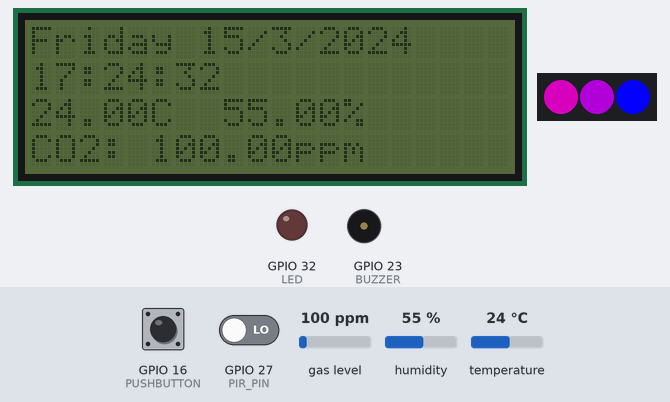
Simulated run of this program. Board: ESP32. Parts: 20×4 character LCD, 3 RGB LEDs in strip order, left to right, output pins drawn as LEDs (lit = HIGH), buzzer (waves = sounding, pin HIGH). The inputs (shaded band) are chosen by the test bench; at power-on: humidity 55 %, temperature 24 °C, GPIO 16 (PUSHBUTTON) LOW, GPIO 27 (PIR_PIN) LOW, gas level 100 ppm. WiFi joins after 1.5 s; servers stay silent unless stated; network time is answered at once with the bench clock; the local clock reads 2024-03-15 10:24:30 at power-on unless the program sets it; random numbers use the default seed unless the program sets one; EEPROM starts erased; no MQTT or app messages arrive unless stated; what the program prints to the serial monitor is not drawn.

Above: at 2.8 s.
2.9 s: humidity set to 22 %
At 3.9 s:
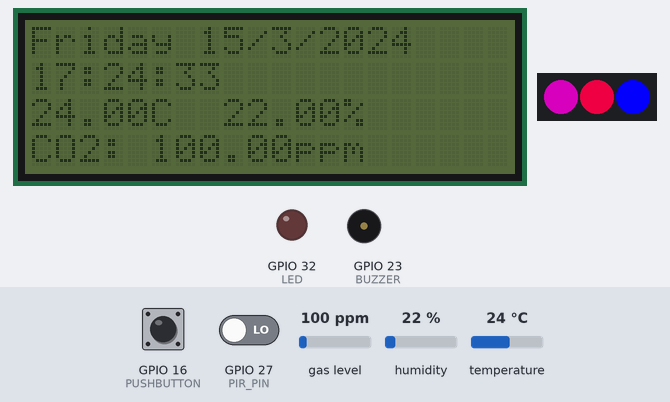
5.9 s: temperature set to 33 °C
At 6.5 s:
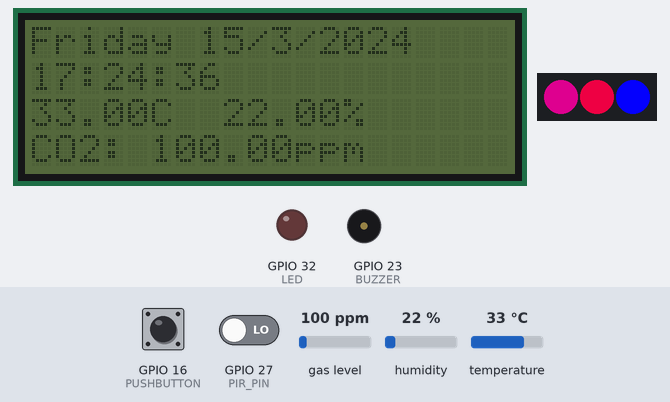
8.6 s: humidity set to 40 %
At 10.0 s:
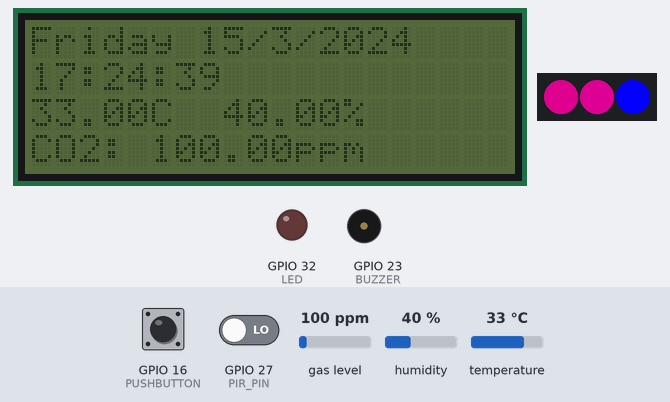
11.6 s: temperature set to 12 °C
At 12.8 s:
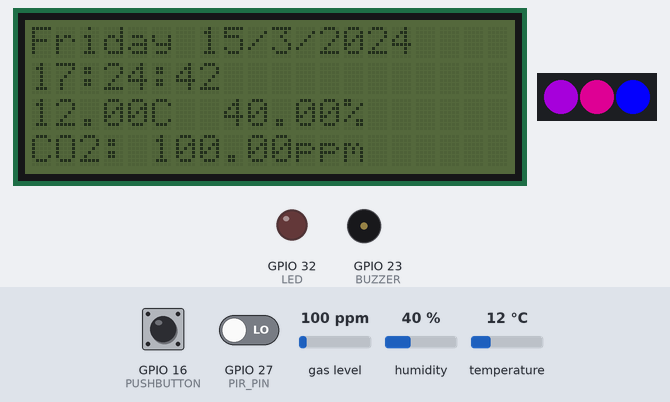
14.6 s: temperature set to 0 °C
At 15.9 s:
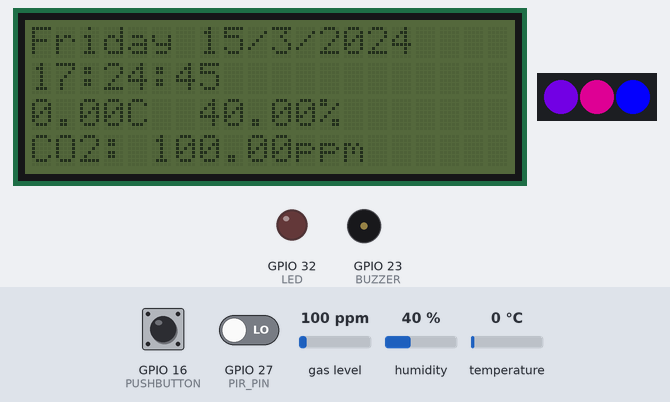
17.6 s: humidity set to 68 %
At 18.9 s:
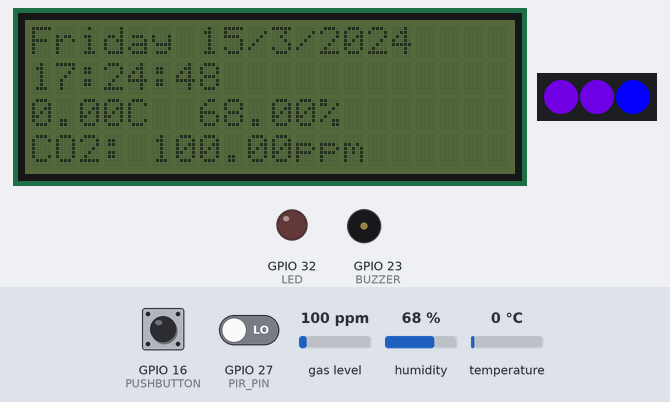
Timing chart, 0 to 20.6 s (numbered marks = the images above; inputs shaded):
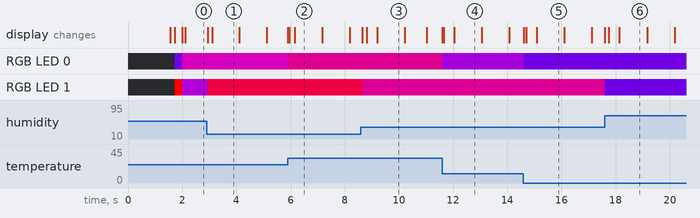

Measured:
- what the display in image 1 shows lasts 1.0 s, from 3.1 s to 4.1 s

The program:

main.cpp
```cpp
#include "wifi.hpp"
#include "screen.hpp"
#include "rtc.hpp"
#include "sensors.hpp"
#include "mqtt.hpp"
#include "neopixel.hpp"
#include "ir.hpp"
#include "settings.hpp"
#include "buzzer.hpp"

#define PUSHBUTTON 16
#define LED 32
#define buttonInterval 50

int lastButtonUpdate = 0;

void checkButtonTrigger() {
  if (millis() - lastButtonUpdate > buttonInterval) {
    if (digitalRead(PUSHBUTTON) == HIGH) {
      lastButtonUpdate = millis();
      toneBuzzer(1000, 150);
      sendIR(Settings::instance().brand());
    }
  }
}

SensorData data{
  .temperature = 0,
  .humidity = 0,
  .co2 = 0,
  .presence = false
};

void setup() {
  Serial.begin(9600);

  connectWifi();
  connectMqtt();

  Wire.begin();

  pinMode(LED, OUTPUT);
  pinMode(PUSHBUTTON, INPUT);

  initBuzzer();
  initDisplay();
  initSensors();
  initRTC();
  initNeoPixel();
  initIR();
  Serial.println("Setup done!");
}

void loop() {
  updateMqtt();
  readSensors(data);
  auto timestamp = readRTC();
  refreshDisplay(timestamp, data);
  sendSensorData(timestamp, data);
  sendSettings();
  digitalWrite(LED, data.presence);
  updateNeoPixel(data);
  checkAlarmTime(timestamp);
  checkButtonTrigger();
}
```

buzzer.cpp
```cpp
#include <Arduino.h>
#include <RTClib.h>
#include "buzzer.hpp"
#include "settings.hpp"

#define BUZZER 23

const int melody[] = {262, 294, 330, 349, 392, 440, 494, 523};
const int noteDurations[] = {500, 500, 500, 500, 500, 500, 500, 500};

const int interval = 500;
int lastCheckAlarm = 0;
bool _alarmSwitch = false;

void initBuzzer() {
  ledcSetup(0, 5000, 8);
  ledcAttachPin(BUZZER, 0);
  pinMode(BUZZER, OUTPUT);
}

void _playAlarm() {
  for (int i = 0; i < 8; i++) {
    tone(BUZZER, melody[i], noteDurations[i]);
    delay(50);
    noTone(BUZZER);
  }
}

void toneBuzzer(int frequency, int duration) {
    tone(BUZZER, frequency, duration);
}

void checkAlarmTime(DateTime currentTime) {
    auto now = millis();
    if (now - lastCheckAlarm < interval)
        return;
    lastCheckAlarm = now;
    int alarm = Settings::instance().alarm();
    if (alarm == -1)
        return;
    auto& adjust = Settings::instance().timeZoneAdjustment();
    if (adjust.negative)
        currentTime = currentTime - adjust.offset;
    else
        currentTime = currentTime + adjust.offset;
    if (currentTime.hour() * 100 + currentTime.minute() == alarm) {
        if (!_alarmSwitch)
            _playAlarm();
        _alarmSwitch = true;
    }
    else {
        _alarmSwitch = false;
    }
}
```

buzzer.hpp
```cpp
#pragma once

void initBuzzer();
void _playAlarm();
void toneBuzzer(int frequency, int duration);
void checkAlarmTime(DateTime currentTime);
```

ir.cpp
```cpp
#include "lib/IR/IRremote.hpp"
#include "lib/IR/IRremoteInt.h"
#include "ir.hpp"
#define PIN_IR 25

IRsend irsend;

void initIR()
{
  irsend.begin(PIN_IR);
}

void sendIR(Brand brand)
{
  analogWrite(PIN_IR, 255);
  switch (brand) {
    case Brand::SAMSUNG:
      irsend.sendSAMSUNG(0xE0E040BF, 32);
      break;
    case Brand::LG:
      irsend.sendLG(0x88, 32, 3);
      break;
    case Brand::SONY:
      irsend.sendSony(0xa90, 3, 3);
      break;
    case Brand::PANASONIC:
      irsend.sendPanasonic(0x4004, 16, 3);
      break;
    case Brand::SHARP:
      irsend.sendSharp(0x40, 16, 3);
      break;
  }
  analogWrite(PIN_IR, 0);
}
```

ir.hpp
```cpp
#pragma once

enum class Brand {
  PANASONIC = 0,
  SONY = 1,
  SAMSUNG = 2,
  LG = 3,
  SHARP = 4,
};

void initIR();
void sendIR(Brand brand);
```

mqtt.cpp
```cpp
#include "mqtt.hpp"
#include "settings.hpp"
#include <WiFi.h>
#include <PubSubClient.h>
#include <ArduinoJson.h>
#include <RTCLib.h>

#define TOPIC_PREFIX "esp32_minhnhat_nguyenlong"
#define TOPIC_SENSORS TOPIC_PREFIX "/sensors"
#define TOPIC_SETTINGS TOPIC_PREFIX "/settings"
#define TOPIC_SETTINGS_SET TOPIC_PREFIX "/settings/set"
#define MQTT_SERVER "broker.hivemq.com"

const int settingsSyncInterval = 1000;
WiFiClient espClient;
PubSubClient client(espClient);

uint32_t lastSend = 0;
uint32_t settingLastSend = 0;

void mqttCallback(const char* topic, byte* payload, unsigned int length)
{
  auto& settings = Settings::instance();
  if (strcmp(topic, TOPIC_SETTINGS_SET) == 0)
  {
    JsonDocument doc;
    deserializeJson(doc, payload, length);

    if (doc.containsKey("timeZone"))
    {
      settings.setTimeZone(doc["timeZone"].as<int>());
      Serial.println("Timezone set to: " + String(doc["timeZone"].as<int>()));
    }
    if (doc.containsKey("alarm"))
    {
      settings.setAlarm(doc["alarm"].as<int>());
      Serial.println("Alarm set to: " + String(doc["alarm"].as<int>()));
    }
    if (doc.containsKey("brand"))
    {
      settings.setBrand(static_cast<Brand>(doc["brand"].as<int>()));
      Serial.println("Brand set to: " + String(doc["brand"].as<int>()));
    }
  }
}

void connectMqtt() {
  client.setServer(MQTT_SERVER, 1883);
  client.setKeepAlive(90);
  String clientId = "TestClientWhatever";
  clientId += String(random(0xffff), HEX);
  if (client.connect(clientId.c_str()))
  {
    Serial.println("Connected to MQTT");
    sendSettings();
    client.setCallback(mqttCallback);
    client.subscribe(TOPIC_SETTINGS_SET);
  }
  else
  {
    Serial.println("Failed to connect to MQTT");
  }
}

unsigned int intervalMqtt = 500;
unsigned int lastCheckMqtt = 0;
void updateMqtt()
{
  auto now = millis();
  if (!client.connected())
    connectMqtt();
  if (now - lastCheckMqtt < intervalMqtt)
    return;
  lastCheckMqtt = now;
  client.loop();
}

void sendSensorData(const DateTime& timestamp, const SensorData& data)
{
  auto now = millis();
  if (now - lastSend < 1000)
    return;
  lastSend = now;
  JsonDocument doc;
  doc["timestamp"] = timestamp.unixtime();
  doc["temperature"] = data.temperature;
  doc["humidity"] = data.humidity;
  doc["presence"] = data.presence;
  doc["co2"] = data.co2;

  String jsonData;
  serializeJson(doc, jsonData);
  client.publish(TOPIC_SENSORS, jsonData.c_str());
}

void sendSettings()
{
  if (millis() - settingLastSend < settingsSyncInterval)
    return;
  settingLastSend = millis();
  auto& settings = Settings::instance();
  JsonDocument doc;
  doc["timeZone"] = settings.timeZone();
  doc["alarm"] = settings.alarm();
  doc["brand"] = static_cast<int>(settings.brand());

  String jsonData;
  serializeJson(doc, jsonData);
  client.publish(TOPIC_SETTINGS, jsonData.c_str());
}
```

mqtt.hpp
```cpp
#pragma once

#include "sensors.hpp"
#include <RTClib.h>

void connectMqtt();
void updateMqtt();
void sendSensorData(const DateTime& timestamp, const SensorData& data);
void sendSettings();
```

neopixel.cpp
```cpp
#include "neopixel.hpp"
#include <Adafruit_NeoPixel.h>

#define NEOPIXEL 26
#define NEOPIXEL_TEMP 0
#define NEOPIXEL_HUMID 1
#define NEOPIXEL_CO2 2

Adafruit_NeoPixel strip(3, NEOPIXEL, NEO_GRB + NEO_KHZ800);

void initNeoPixel()
{
  strip.begin();
  strip.show();
  strip.setBrightness(255);
}

void updateNeoPixel(const SensorData& data) {
  int color = map(data.temperature, -40, 80, 255, 0);
  strip.setPixelColor(NEOPIXEL_TEMP, strip.Color(255 - color, 0, color));
  color = map(data.humidity, 0, 100, 0, 255);
  strip.setPixelColor(NEOPIXEL_HUMID, strip.Color(255 - color, 0, color));
  color = map(data.co2, 0, 5500, 255, 0);
  strip.setPixelColor(NEOPIXEL_CO2, strip.Color(255 - color, 0, color));
  strip.show();
}
```

neopixel.hpp
```cpp
#pragma once

#include "sensors.hpp"

void initNeoPixel();
void updateNeoPixel(const SensorData &data);
```

rtc.cpp
```cpp
#include "rtc.hpp"
#include <NTPClient.h>
#include <WiFi.h>
#include <WifiUdp.h>

RTC_DS1307 rtc;
WiFiUDP udp;
NTPClient ntp(udp, "pool.ntp.org", 0, 0);
DateTime lastCheck = DateTime("0");

void updateNTP()
{
  while (!ntp.update())
  {
    Serial.println("Failed to update NTP time");
  }
}

void initRTC()
{
  rtc.begin();
  ntp.begin();
  updateNTP();
  unsigned long epoch = ntp.getEpochTime();
  rtc.adjust(DateTime(epoch));
  lastCheck = rtc.now();
}


DateTime readRTC()
{
  auto now = rtc.now();
  if ((now - lastCheck).days() >= 1)
  {
    updateNTP();
    rtc.adjust(DateTime(ntp.getEpochTime()));
    lastCheck = now;
    return rtc.now();
  }
  return now;
}
```

rtc.hpp
```cpp
#pragma once
#include <RTClib.h>

void initRTC();
DateTime readRTC();
```

screen.cpp
```cpp
#include "screen.hpp"
#include "settings.hpp"
#include <LiquidCrystal_I2C.h>

#define LCD_COL 20
#define LCD_ROW 4

LiquidCrystal_I2C lcd(0x27, LCD_COL, LCD_ROW);

int lastRefresh = 0;
const int refreshInterval = 200;
const char daysOfTheWeek[7][10] = {
  "Sunday", "Monday", "Tuesday", "Wednesday", "Thursday", "Friday", "Saturday"
};

void initDisplay()
{
  lcd.init();
}

char lineBuffer[LCD_COL + 1] = {0};

void printSpace(int num)
{
  if (num == 0)
    return;
  memset(lineBuffer, ' ', num);
  lineBuffer[num] = 0;
  lcd.print(lineBuffer);
}

void refreshDisplay(DateTime timestamp, const SensorData& sensorData)
{
  int len;
  if (millis() - lastRefresh > refreshInterval) {
    lastRefresh = millis();
    auto& adjust = Settings::instance().timeZoneAdjustment();
    if (adjust.negative)
      timestamp = timestamp - adjust.offset;
    else
      timestamp = timestamp + adjust.offset;

    lcd.setCursor(0, 0);
    len = snprintf(lineBuffer, sizeof(lineBuffer), "%s %d/%d/%d",
      daysOfTheWeek[timestamp.dayOfTheWeek()],
      timestamp.day(),
      timestamp.month(),
      timestamp.year()
    );
    lcd.print(lineBuffer);
    printSpace(LCD_COL - len);

    lcd.setCursor(0, 1);
    len = snprintf(lineBuffer, sizeof(lineBuffer), "%02d:%02d:%02d",
      timestamp.hour(),
      timestamp.minute(),
      timestamp.second()
    );
    lcd.print(lineBuffer);
    printSpace(LCD_COL - len);

    lcd.setCursor(0, 2);
    len = snprintf(lineBuffer, sizeof(lineBuffer), "%.2fC  %.2f%%",
      sensorData.temperature,
      sensorData.humidity
    );
    lcd.print(lineBuffer);
    printSpace(LCD_COL - len);

    lcd.setCursor(0, 3);
    len = snprintf(lineBuffer, sizeof(lineBuffer), "CO2: %.2fppm",
      sensorData.co2);
    lcd.print(lineBuffer);
    printSpace(LCD_COL - len);
    lcd.noCursor();
  }
}
```

screen.hpp
```cpp
#pragma once

#include "sensors.hpp"
#include <RTClib.h>

void initDisplay();
void refreshDisplay(DateTime timestamp, const SensorData& sensorData);
```

sensors.cpp
```cpp
#include "sensors.hpp"
#include "sensors_priv.hpp"

void initSensors()
{
  initCO2();
  initDHT();
  initPIR();
}

void readSensors(SensorData& data)
{
  readCO2(data);
  readDHT(data);
  readPIR(data);
}
```

sensors.hpp
```cpp
#pragma once

struct SensorData {
  float temperature;
  float humidity;
  float co2;
  bool presence;
};

void initSensors();
void readSensors(SensorData &data);
```

sensors_CO2.cpp
```cpp
#include "sensors_priv.hpp"
#include <MQUnifiedsensor.h>

#define MQ135_PIN 34
#define PARA 116.6020682
#define PARB 2.769034857

const float rzero = 76.63;
const float rload = 10.0;

MQUnifiedsensor mq135("ESP32", 3.3, 12, MQ135_PIN, "MQ135");

void initCO2()
{
  mq135.setRegressionMethod(1);
  mq135.setA(PARA);
  mq135.setB(PARB);
  mq135.setR0(rzero);
  mq135.setRL(rload);
  mq135.init();
}

void readCO2(SensorData &data)
{
  mq135.update();
  data.co2 = min(mq135.readSensor(), 5000.0f);
}
```

sensors_DHT22.cpp
```cpp
#include "sensors_priv.hpp"
#include <DHT.h>
#include <DHT_U.h>

#define DHT_PIN 14

DHT_Unified dht(DHT_PIN, DHT22);
uint32_t delayMS;
uint32_t lastRead = 0;

void initDHT()
{
  dht.begin();
  sensor_t sensor;
  dht.temperature().getSensor(&sensor);
  delayMS = sensor.min_delay / 1000;
}

void readDHT(SensorData &data)
{
  if (millis() - lastRead < delayMS)
    return;
  sensors_event_t event;
  dht.temperature().getEvent(&event);
  data.temperature = isnan(event.temperature) ? -1 : event.temperature;

  dht.humidity().getEvent(&event);
  data.humidity = isnan(event.relative_humidity) ? -1 : event.relative_humidity;
}
```

sensors_PIR.cpp
```cpp
#include "sensors_priv.hpp"
#include <Arduino.h>

#define PIR_PIN 27

void initPIR()
{
  pinMode(PIR_PIN, INPUT);
}

void readPIR(SensorData &data)
{
  data.presence = digitalRead(PIR_PIN);
}
```

sensors_priv.hpp
```cpp
#include "sensors.hpp"

void initDHT();
void readDHT(SensorData &data);

void initCO2();
void readCO2(SensorData &data);

void initPIR();
void readPIR(SensorData &data);
```

wifi.cpp
```cpp
#include "wifi.hpp"
#include <WiFi.h>

void connectWifi() {
  WiFi.begin("Wokwi-GUEST", "", 6);
  while (WiFi.status() != WL_CONNECTED)
    delay(250);
}
```

wifi.hpp
```cpp
#pragma once

void connectWifi();
```

settings.cpp
```cpp
#include "settings.hpp"
#include <Preferences.h>
#include <nvs_flash.h>

#define KEY_ALARM "alarm"
#define KEY_TIMEZONE "timeZone"
#define KEY_BRAND "brand"


Preferences prefs;

Settings::Settings()
{
  nvs_flash_init();
  prefs.begin("settings");
  _alarm = prefs.getInt(KEY_ALARM, -1);
  _timeZone = prefs.getInt(KEY_TIMEZONE, 700);
  _setTimeZoneAdjustment();
  _brand = static_cast<Brand>(prefs.getInt(KEY_BRAND));
}

int Settings::alarm() const
{
  return _alarm;
}

void Settings::setAlarm(int alarm)
{
  _alarm = alarm;
  prefs.putInt(KEY_ALARM, alarm);
}

int Settings::timeZone() const
{
  return _timeZone;
}

void Settings::setTimeZone(int timeZone)
{
  _timeZone = timeZone;
  _setTimeZoneAdjustment();
  prefs.putInt(KEY_TIMEZONE, timeZone);
}

const TimeZoneAdjustment& Settings::timeZoneAdjustment() const
{
  return _timeZoneAdjustment;
}

void Settings::_setTimeZoneAdjustment()
{
  _timeZoneAdjustment.negative = _timeZone < 0;
  _timeZoneAdjustment.offset = TimeSpan(0, abs(_timeZone) / 100, abs(_timeZone % 100), 0);
}

Brand Settings::brand() const
{
  return _brand;
}

void Settings::setBrand(Brand brand)
{
  _brand = brand;
  prefs.putInt(KEY_BRAND, static_cast<int32_t>(brand));
}
```

settings.hpp
```cpp
#pragma once

#include "ir.hpp"
#include <RTClib.h>

struct TimeZoneAdjustment
{
  TimeSpan offset;
  bool negative;
};

class Settings
{
public:
  static Settings& instance()
  {
    static Settings instance;
    return instance;
  }
  Settings(const Settings&) = delete;
  void operator=(const Settings&) = delete;

  int alarm() const;
  void setAlarm(int alarm);

  int timeZone() const;
  void setTimeZone(int timeZone);

  const TimeZoneAdjustment& timeZoneAdjustment() const;

  Brand brand() const;
  void setBrand(Brand brand);

private:
  Settings();
  void _setTimeZoneAdjustment();

  int _alarm;
  int _timeZone;
  TimeZoneAdjustment _timeZoneAdjustment;
  Brand _brand;
};
```
